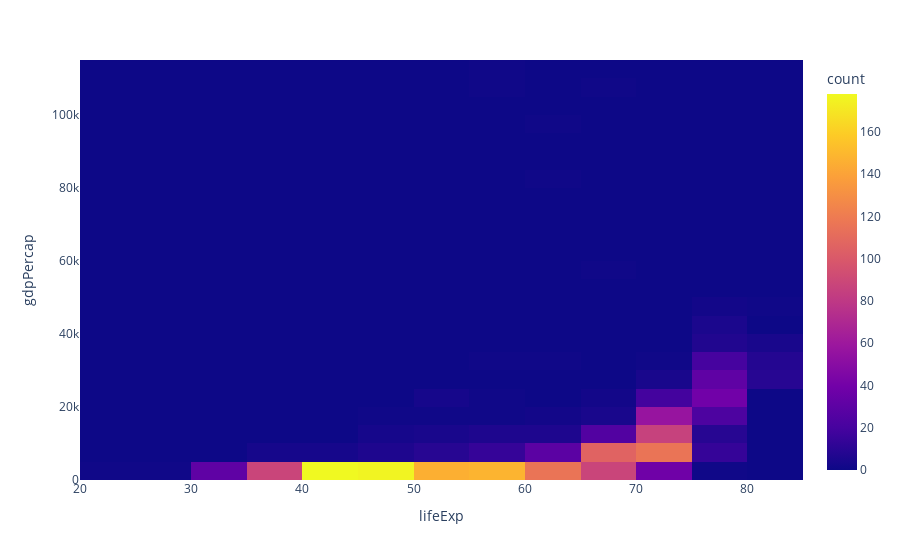

Here is the notebook cell this chart was saved with:
### Code cell
fig = px.density_heatmap(country_stats, x="lifeExp", y="gdpPercap")
fig

### Figure 1 — Plotly figure (JSON) as saved in the notebook; plotly's stock layout.template omitted (floating-point values rounded to 4 significant figures; data arrays with more than 128 entries replaced by an {"elided": "..."} marker saying what was removed)
{"data": [{"coloraxis": "coloraxis", "hovertemplate": "lifeExp=%{x}<br>gdpPercap=%{y}<br>count=%{z}<extra></extra>", "name": "", "type": "histogram2d", "x": {"elided": "1704 float values"}, "xaxis": "x", "xbingroup": "x", "y": {"elided": "1704 float values"}, "yaxis": "y", "ybingroup": "y"}], "layout": {"coloraxis": {"colorbar": {"title": {"text": "count"}}, "colorscale": [[0, "#0d0887"], [0.1111, "#46039f"], [0.2222, "#7201a8"], [0.3333, "#9c179e"], [0.4444, "#bd3786"], [0.5556, "#d8576b"], [0.6667, "#ed7953"], [0.7778, "#fb9f3a"], [0.8889, "#fdca26"], [1, "#f0f921"]]}, "legend": {"tracegroupgap": 0}, "margin": {"t": 60}, "xaxis": {"anchor": "y", "domain": [0, 1], "title": {"text": "lifeExp"}}, "yaxis": {"anchor": "x", "domain": [0, 1], "title": {"text": "gdpPercap"}}}}
